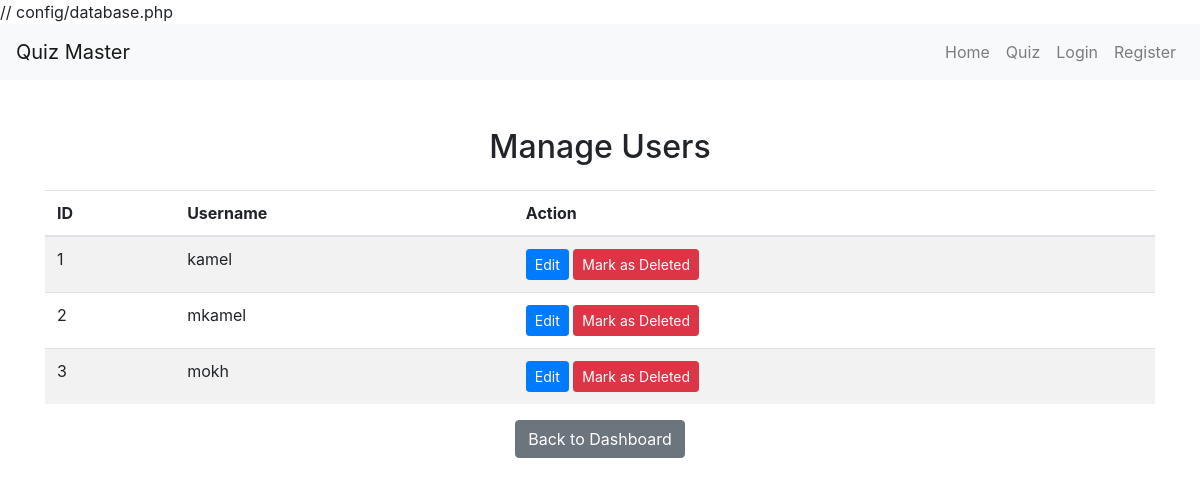
Page /admin/manage_users.php on the earlier database version.
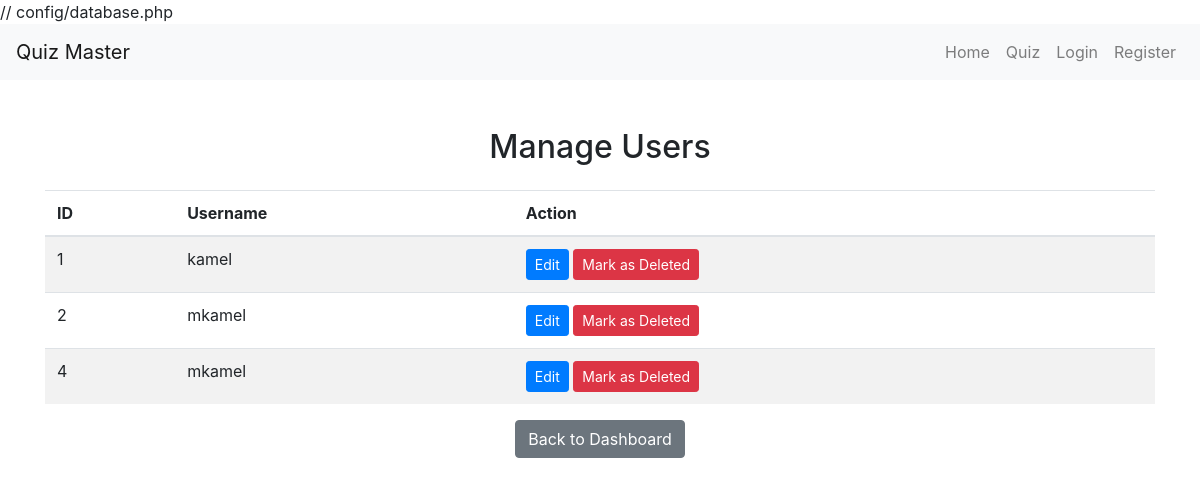
Same page on the later database version.
### tables this page shows
CREATE TABLE `users` (
  `id` int(11) NOT NULL,
  `status` enum('active','deleted') DEFAULT 'active',
  `username` varchar(255) NOT NULL,
  `password` varchar(255) NOT NULL,
  `role` enum('user','admin') DEFAULT 'user'
);

### admin/manage_users.php (the view, shortened to what this page needs)
<?php
require_once '../config/database.php';
include '../src/navbar.php';
$sql_select = "SELECT * FROM users WHERE status = 'active'";
$result = $conn->query($sql_select);
?>
<!DOCTYPE html>
<html lang="en">
<head>
    <link rel="stylesheet" href="https://stackpath.bootstrapcdn.com/bootstrap/4.5.2/css/bootstrap.min.css">
</head>
<body>
    <div class="container mt-5">
        <h2 class="text-center mb-4">Manage Users</h2>
        <table class="table table-striped">
            <thead>
                <tr>
                    <th>ID</th>
                    <th>Username</th>
                    <th>Action</th>
                </tr>
            </thead>
            <tbody>
                <?php while ($row = $result->fetch_assoc()) : ?>
                <tr>
                    <td><?php echo $row['id']; ?></td>
                    <td><?php echo htmlspecialchars($row['username']); ?></td>
                    <td>
                        <a href="edit_user.php?id=<?php echo $row['id']; ?>" class="btn btn-primary btn-sm">Edit</a>
                        <a href="?delete_id=<?php echo $row['id']; ?>" class="btn btn-danger btn-sm" onclick="return confirm('Are you sure you want to mark this user as deleted?')">Mark as Deleted</a>
                    </td>
                </tr>
                <?php endwhile; ?>
            </tbody>
        </table>
        <div class="text-center">
            <a href="dashboard.php" class="btn btn-secondary">Back to Dashboard</a>
        </div>
    </div>
</body>
</html>

### src/navbar.php (shortened to what this page needs)
<nav class="navbar navbar-expand-lg navbar-light bg-light">
    <a class="navbar-brand" href="#">Quiz Master</a>
    <div class="collapse navbar-collapse" id="navbarNav">
        <ul class="navbar-nav ml-auto">
            <li class="nav-item">
                <a class="nav-link" href="/quiz_master/index.php">Home</a>
            </li>
            <li class="nav-item">
                <a class="nav-link" href="/quiz_master/src/quiz_o.php">Quiz</a>
            </li>
            <?php if (isset($_SESSION['username'])): ?>
                <li class="nav-item">
                    <a class="nav-link" href="/quiz_master/src/profile.php">Profile</a>
                </li>
                <li class="nav-item">
                    <a class="nav-link" href="/quiz_master/src/logout.php">Logout</a>
                </li>
            <?php else: ?>
                <li class="nav-item">
                    <a class="nav-link" href="/quiz_master/src/login.php">Login</a>
                </li>
                <li class="nav-item">
                    <a class="nav-link" href="/quiz_master/src/register.php">Register</a>
                </li>
            <?php endif; ?>
        </ul>
    </div>
</nav>

Differences in the rows shown:
no longer on this page (row edited): users: id "3", username "mokh"
added users: id "4", username "mkamel"
